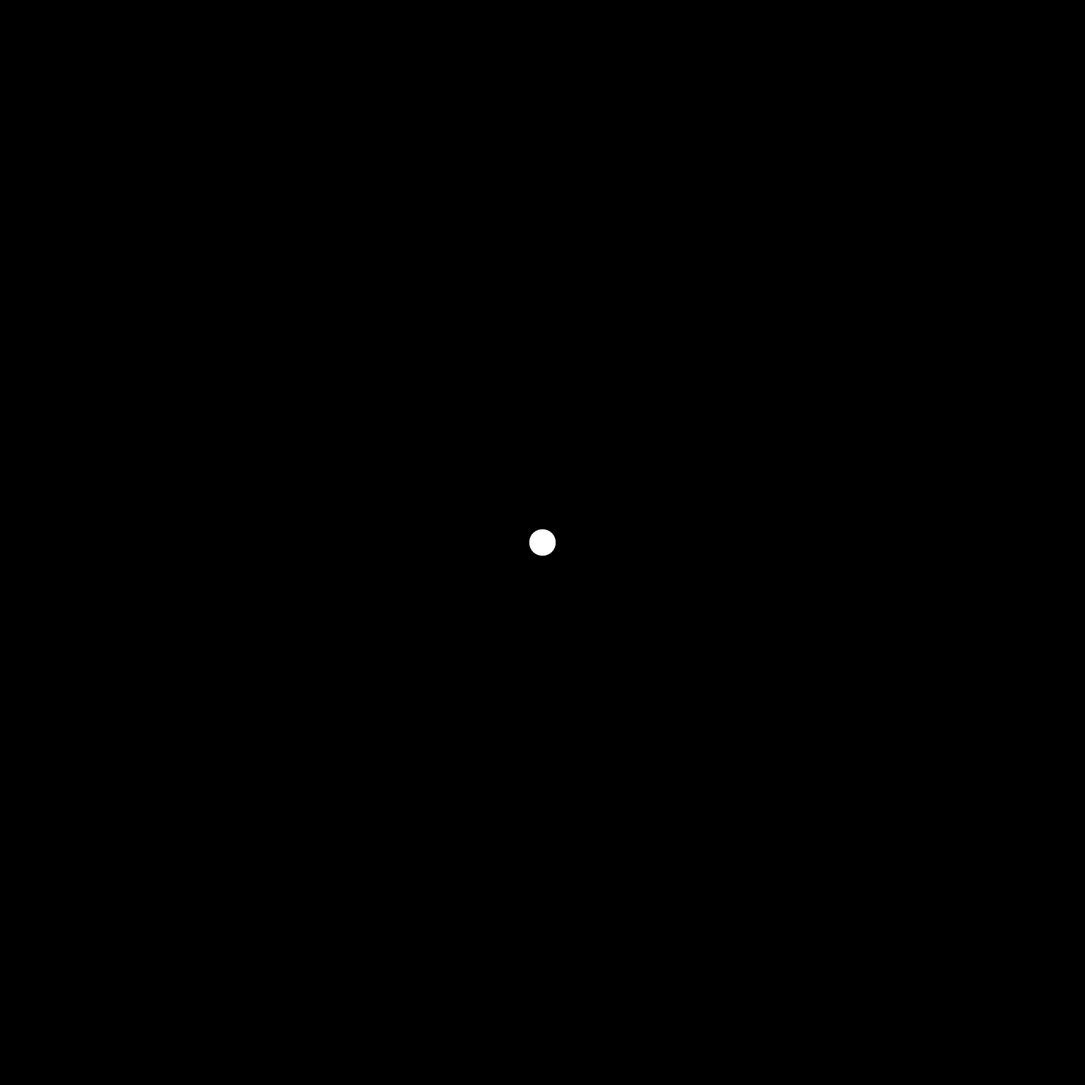
Frame 1 (no input)
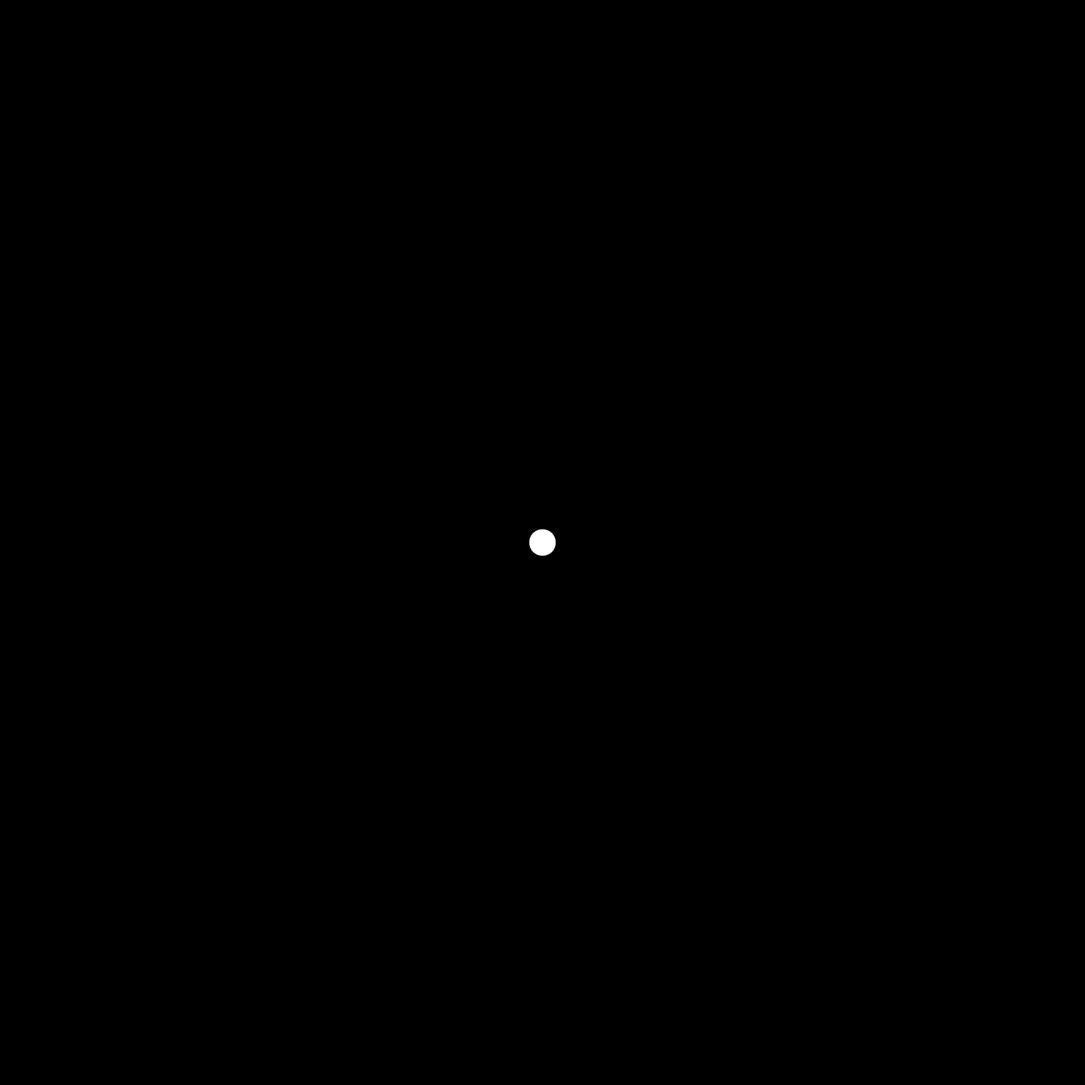
Frame 60 (no input)
Frame 120 (the mouse pressed at the canvas centre since frame 60): identical to frame 60, image omitted

The p5.js sketch that drew these frames (run headless with seeded random() and noise() and a simulated clock; from frame 60 on, the mouse is pressed at the canvas centre):

// p5.js sketch
// ── sketch.js
// Project Title
// Your Name
// Date
//
// Extra for Experts:
// - describe what you did to take this project "above and beyond"


function setup() {
  createCanvas(2000, 2000);
  background(0);
}

function draw() {
  ellipse(width/2, height/2, 50, 50);
}
